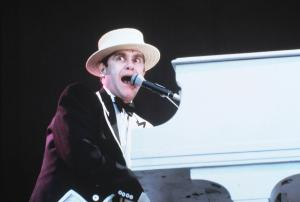
#> input picture image_processing_docs/img/elton.jpg, 300 x 202 px, given in place of the camera
$ jupyter execute 01_colorspaces.ipynb   (text cells are left out)
#> lines starting #> are read from the running program, lines starting #| are printed output that depends on the picture; after the words box and inside, x2 and y2 are one past the last pixel; in counts of white or black regions, pixels touching at a corner belong together
[cell 1]
import cv2
import numpy as np

[cell 2]
flags = [i for i in dir(cv2) if i.startswith('COLOR_')]
print (flags)

[cell 3]
cap = cv2.VideoCapture(0)

[cell 4]
while 1:
    # Take each frame
    _, frame = cap.read()
#> frame is the input picture: shape (202, 300, 3); mean B, G, R 113.5, 107.3, 104.2

    # Convert BGR to HSV
    hsv = cv2.cvtColor(frame, cv2.COLOR_BGR2HSV)
#> hsv: shape (202, 300, 3); mean H, S, V 80.4, 25.5, 114.7


    # define range of blue color in HSV
    lower_blue = np.array([110,50,50])
    upper_blue = np.array([130,255,255])
    # Threshold the HSV image to get only blue colors
    mask = cv2.inRange(hsv, lower_blue, upper_blue)
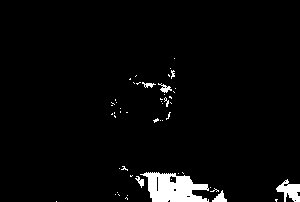
#> mask: shape (202, 300); 3.4% white; 52 white regions (44 under 20 px), largest, box (x1, y1, x2, y2) and area: (140, 172, 209, 202) 1342, (276, 179, 300, 202) 306, (212, 190, 227, 202) 91

    # Bitwise-AND mask and original image
    res = cv2.bitwise_and(frame,frame, mask= mask)
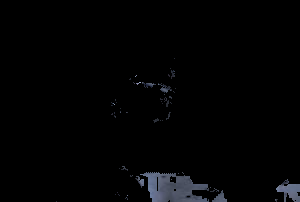
#> res: shape (202, 300, 3); mean B, G, R 3.7, 3, 2.8

    cv2.imshow('frame',frame)
    cv2.imshow('mask',mask)
    cv2.imshow('res',res)
    k = cv2.waitKey(5) & 0xFF
#> (key Esc is pressed here)
    if k == 27:
        break

cv2.destroyAllWindows()
